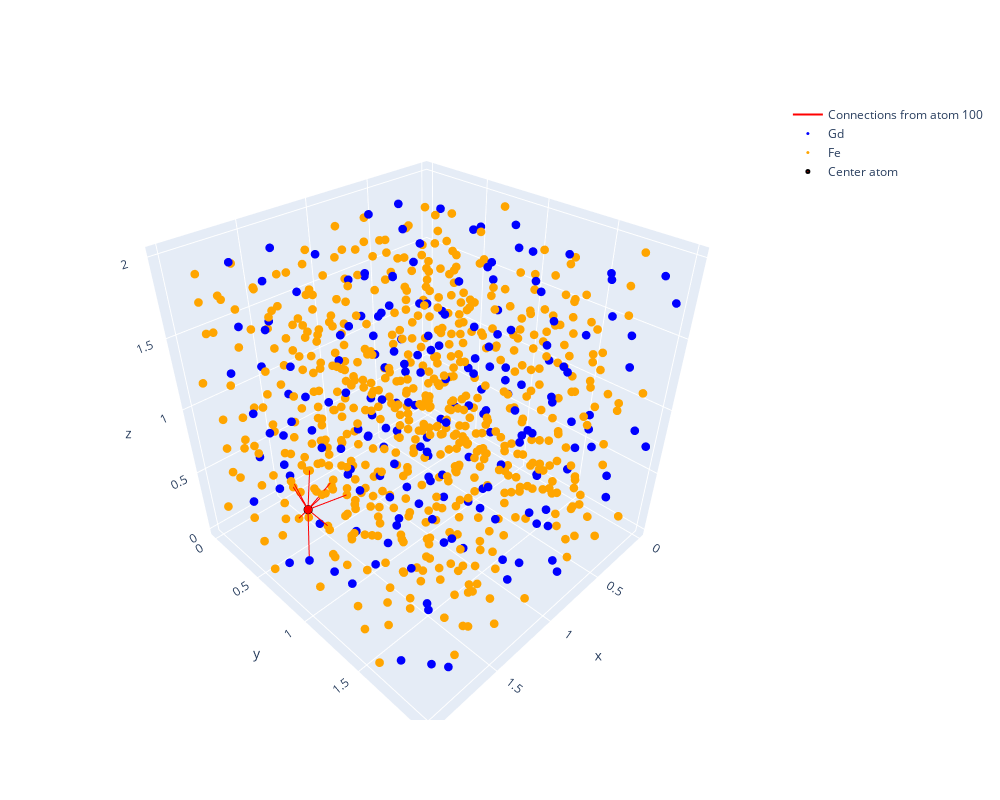

Notebook source saved alongside this figure:
### Code cell
# Choose which atom to show connections for
center_atom = 100  # Change this index

# Find edges connected to this atom
src, dst = edge_index[0], edge_index[1]
connected_edges = (src == center_atom) | (dst == center_atom)
highlight_edge_index = edge_index[:, connected_edges]

# Create edge traces
edge_x, edge_y, edge_z = [], [], []
for i in range(highlight_edge_index.shape[1]):
    s, d = highlight_edge_index[0, i], highlight_edge_index[1, i]
    edge_x.extend([positions[s, 0], positions[d, 0], None])
    edge_y.extend([positions[s, 1], positions[d, 1], None])
    edge_z.extend([positions[s, 2], positions[d, 2], None])

fig = go.Figure()

# Add edges
fig.add_trace(go.Scatter3d(
    x=edge_x, y=edge_y, z=edge_z,
    mode='lines',
    line=dict(color='red', width=2),
    name=f'Connections from atom {center_atom}',
    hoverinfo='none'
))

# Add all atoms by type
for atom_type, label, color in [(0, 'Gd', 'blue'), (1, 'Fe', 'orange')]:
    mask = atom_types == atom_type
    fig.add_trace(go.Scatter3d(
        x=positions[mask, 0],
        y=positions[mask, 1],
        z=positions[mask, 2],
        mode='markers',
        name=label,
        marker=dict(size=3, color=color)
    ))

# Highlight the center atom
fig.add_trace(go.Scatter3d(
    x=[positions[center_atom, 0]],
    y=[positions[center_atom, 1]],
    z=[positions[center_atom, 2]],
    mode='markers',
    name='Center atom',
    marker=dict(size=3, color='red', line=dict(color='black', width=2))
))

fig.update_layout(
    width=1000,
    height=800,
    scene=dict(aspectmode='data')
)
fig.show()

print(f"Atom {center_atom} has {highlight_edge_index.shape[1]} connections")

### Figure 1 — Plotly figure (JSON) as saved in the notebook; plotly's stock layout.template omitted (floating-point values rounded to 4 significant figures; data arrays with more than 128 entries replaced by an {"elided": "..."} marker saying what was removed)
{"data": [{"hoverinfo": "none", "line": {"color": "red", "width": 2}, "mode": "lines", "name": "Connections from atom 100", "type": "scatter3d", "x": [1.82, 1.699, null, 1.82, 1.682, null, 1.82, 1.583, null, 1.82, 1.608, null, 1.82, 1.676, null, 1.82, 1.791, null, 1.82, 1.739, null, 1.82, 1.88, null, 1.82, 1.972, null, 1.972, 1.82, null, 1.88, 1.82, null, 1.791, 1.82, null, 1.739, 1.82, null, 1.608, 1.82, null, 1.699, 1.82, null, 1.676, 1.82, null, 1.583, 1.82, null, 1.682, 1.82, null], "y": [0.811, 0.8224, null, 0.811, 0.668, null, 0.811, 0.8874, null, 0.811, 0.7016, null, 0.811, 0.8907, null, 0.811, 0.6519, null, 0.811, 0.5506, null, 0.811, 0.7613, null, 0.811, 0.9953, null, 0.9953, 0.811, null, 0.7613, 0.811, null, 0.6519, 0.811, null, 0.5506, 0.811, null, 0.7016, 0.811, null, 0.8224, 0.811, null, 0.8907, 0.811, null, 0.8874, 0.811, null, 0.668, 0.811, null], "z": [0.5885, 0.381, null, 0.5885, 0.725, null, 0.5885, 0.6042, null, 0.5885, 0.5157, null, 0.5885, 0.7825, null, 0.5885, 0.3909, null, 0.5885, 0.5555, null, 0.5885, 0.8585, null, 0.5885, 0.4102, null, 0.4102, 0.5885, null, 0.8585, 0.5885, null, 0.3909, 0.5885, null, 0.5555, 0.5885, null, 0.5157, 0.5885, null, 0.381, 0.5885, null, 0.7825, 0.5885, null, 0.6042, 0.5885, null, 0.725, 0.5885, null]}, {"marker": {"color": "blue", "size": 3}, "mode": "markers", "name": "Gd", "type": "scatter3d", "x": {"elided": "192 float values"}, "y": {"elided": "192 float values"}, "z": {"elided": "192 float values"}}, {"marker": {"color": "orange", "size": 3}, "mode": "markers", "name": "Fe", "type": "scatter3d", "x": {"elided": "608 float values"}, "y": {"elided": "608 float values"}, "z": {"elided": "608 float values"}}, {"marker": {"color": "red", "line": {"color": "black", "width": 2}, "size": 3}, "mode": "markers", "name": "Center atom", "type": "scatter3d", "x": [1.82], "y": [0.811], "z": [0.5885]}], "layout": {"height": 800, "scene": {"aspectmode": "data"}, "width": 1000}}
